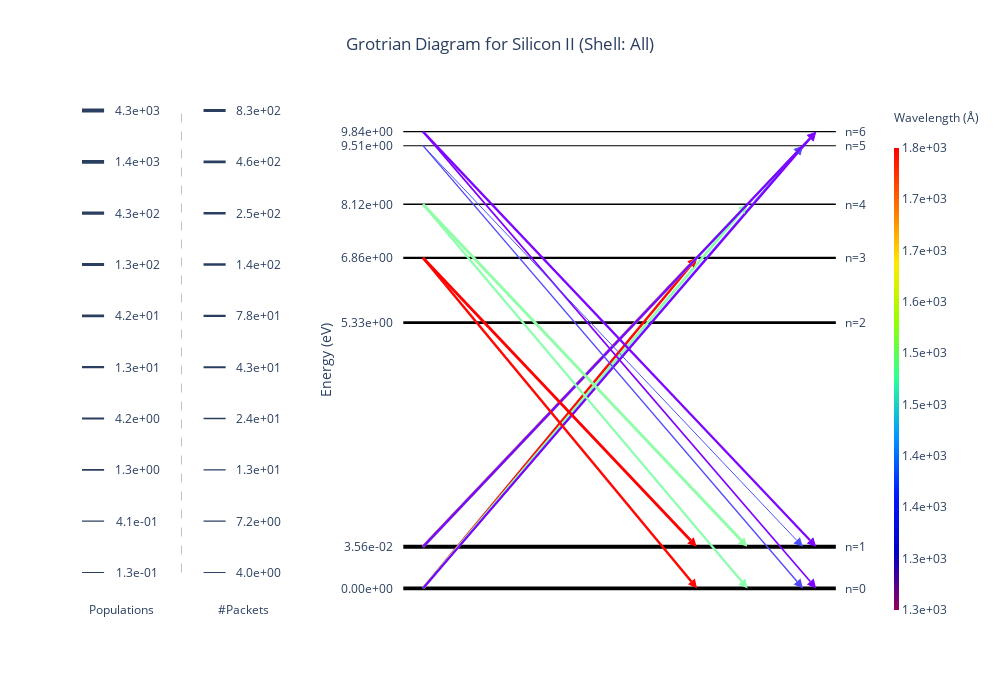

The code cell stored with this chart in its notebook:
### Code cell
diag = GrotrianWidget.from_simulation(sim)
diag.set_ion(14, 1) # Si II
diag.display()

### Figure 1 — Plotly figure (JSON) as saved in the notebook; plotly's stock layout.template omitted (floating-point values rounded to 4 significant figures)
{"data": [{"hovertemplate": "Energy: 0.00e+00 eV<br>Population: 2.24e+03<extra></extra>", "line": {"color": "black", "width": 3.814}, "mode": "lines", "showlegend": false, "type": "scatter", "x": [-0.05, 0.07222, 0.1944, 0.3167, 0.4389, 0.5611, 0.6833, 0.8056, 0.9278, 1.05], "xaxis": "x2", "y": [0, 0, 0, 0, 0, 0, 0, 0, 0, 0], "yaxis": "y2"}, {"hovertemplate": "Energy: 3.56e-02 eV<br>Population: 4.31e+03<extra></extra>", "line": {"color": "black", "width": 4.003}, "mode": "lines", "showlegend": false, "type": "scatter", "x": [-0.05, 0.07222, 0.1944, 0.3167, 0.4389, 0.5611, 0.6833, 0.8056, 0.9278, 1.05], "xaxis": "x2", "y": [0.1, 0.1, 0.1, 0.1, 0.1, 0.1, 0.1, 0.1, 0.1, 0.1], "yaxis": "y2"}, {"hovertemplate": "Energy: 5.33e+00 eV<br>Population: 5.63e+01<extra></extra>", "line": {"color": "black", "width": 2.753}, "mode": "lines", "showlegend": false, "type": "scatter", "x": [-0.05, 0.07222, 0.1944, 0.3167, 0.4389, 0.5611, 0.6833, 0.8056, 0.9278, 1.05], "xaxis": "x2", "y": [0.6397, 0.6397, 0.6397, 0.6397, 0.6397, 0.6397, 0.6397, 0.6397, 0.6397, 0.6397], "yaxis": "y2"}, {"hovertemplate": "Energy: 6.86e+00 eV<br>Population: 9.78e+00<extra></extra>", "line": {"color": "black", "width": 2.249}, "mode": "lines", "showlegend": false, "type": "scatter", "x": [-0.05, 0.07222, 0.1944, 0.3167, 0.4389, 0.5611, 0.6833, 0.8056, 0.9278, 1.05], "xaxis": "x2", "y": [0.7961, 0.7961, 0.7961, 0.7961, 0.7961, 0.7961, 0.7961, 0.7961, 0.7961, 0.7961], "yaxis": "y2"}, {"hovertemplate": "Energy: 8.12e+00 eV<br>Population: 5.35e-01<extra></extra>", "line": {"color": "black", "width": 1.412}, "mode": "lines", "showlegend": false, "type": "scatter", "x": [-0.05, 0.07222, 0.1944, 0.3167, 0.4389, 0.5611, 0.6833, 0.8056, 0.9278, 1.05], "xaxis": "x2", "y": [0.9249, 0.9249, 0.9249, 0.9249, 0.9249, 0.9249, 0.9249, 0.9249, 0.9249, 0.9249], "yaxis": "y2"}, {"hovertemplate": "Energy: 9.51e+00 eV<br>Population: 1.29e-01<extra></extra>", "line": {"color": "black", "width": 1.003}, "mode": "lines", "showlegend": false, "type": "scatter", "x": [-0.05, 0.07222, 0.1944, 0.3167, 0.4389, 0.5611, 0.6833, 0.8056, 0.9278, 1.05], "xaxis": "x2", "y": [1.066, 1.066, 1.066, 1.066, 1.066, 1.066, 1.066, 1.066, 1.066, 1.066], "yaxis": "y2"}, {"hovertemplate": "Energy: 9.84e+00 eV<br>Population: 3.68e-01<extra></extra>", "line": {"color": "black", "width": 1.304}, "mode": "lines", "showlegend": false, "type": "scatter", "x": [-0.05, 0.07222, 0.1944, 0.3167, 0.4389, 0.5611, 0.6833, 0.8056, 0.9278, 1.05], "xaxis": "x2", "y": [1.1, 1.1, 1.1, 1.1, 1.1, 1.1, 1.1, 1.1, 1.1, 1.1], "yaxis": "y2"}, {"hovertemplate": "Count: 230<br>Wavelength: 1.81e+03 Å<extra></extra>", "line": {"color": "#ff0905", "width": 2.518}, "marker": {"angleref": "previous", "color": "#ff0905", "size": 9, "symbol": "arrow-bar-up"}, "type": "scatter", "x": [0, 0.6972], "xaxis": "x2", "y": [0, 0.7961], "yaxis": "y2"}, {"hovertemplate": "Count: 234<br>Wavelength: 1.53e+03 Å<extra></extra>", "line": {"color": "#8cfead", "width": 2.525}, "marker": {"angleref": "previous", "color": "#8cfead", "size": 9, "symbol": "arrow-bar-up"}, "type": "scatter", "x": [0, 0.8256], "xaxis": "x2", "y": [0, 0.9249], "yaxis": "y2"}, {"hovertemplate": "Count: 48<br>Wavelength: 1.30e+03 Å<extra></extra>", "line": {"color": "#5247fc", "width": 1.931}, "marker": {"angleref": "previous", "color": "#5247fc", "size": 9, "symbol": "arrow-bar-up"}, "type": "scatter", "x": [0, 0.9663], "xaxis": "x2", "y": [0, 1.066], "yaxis": "y2"}, {"hovertemplate": "Count: 51<br>Wavelength: 1.26e+03 Å<extra></extra>", "line": {"color": "#8000ff", "width": 1.954}, "marker": {"angleref": "previous", "color": "#8000ff", "size": 9, "symbol": "arrow-bar-up"}, "type": "scatter", "x": [0, 1], "xaxis": "x2", "y": [0, 1.1], "yaxis": "y2"}, {"hovertemplate": "Count: 683<br>Wavelength: 1.82e+03 Å<extra></extra>", "line": {"color": "#ff0000", "width": 2.926}, "marker": {"angleref": "previous", "color": "#ff0000", "size": 9, "symbol": "arrow-bar-up"}, "type": "scatter", "x": [0, 0.6961], "xaxis": "x2", "y": [0.1, 0.7961], "yaxis": "y2"}, {"hovertemplate": "Count: 434<br>Wavelength: 1.53e+03 Å<extra></extra>", "line": {"color": "#92fda9", "width": 2.756}, "marker": {"angleref": "previous", "color": "#92fda9", "size": 9, "symbol": "arrow-bar-up"}, "type": "scatter", "x": [0, 0.8249], "xaxis": "x2", "y": [0.1, 0.9249], "yaxis": "y2"}, {"hovertemplate": "Count: 42<br>Wavelength: 1.31e+03 Å<extra></extra>", "line": {"color": "#4c50fc", "width": 1.881}, "marker": {"angleref": "previous", "color": "#4c50fc", "size": 9, "symbol": "arrow-bar-up"}, "type": "scatter", "x": [0, 0.9662], "xaxis": "x2", "y": [0.1, 1.066], "yaxis": "y2"}, {"hovertemplate": "Count: 119<br>Wavelength: 1.27e+03 Å<extra></extra>", "line": {"color": "#7c06ff", "width": 2.271}, "marker": {"angleref": "previous", "color": "#7c06ff", "size": 9, "symbol": "arrow-bar-up"}, "type": "scatter", "x": [0, 1], "xaxis": "x2", "y": [0.1, 1.1], "yaxis": "y2"}, {"hovertemplate": "Count: 239<br>Wavelength: 1.81e+03 Å<extra></extra>", "line": {"color": "#ff0905", "width": 2.533}, "marker": {"angleref": "previous", "color": "#ff0905", "size": 9, "symbol": "arrow-bar-up"}, "type": "scatter", "x": [0, 0.6972], "xaxis": "x2", "y": [0.7961, 0], "yaxis": "y2"}, {"hovertemplate": "Count: 101<br>Wavelength: 1.53e+03 Å<extra></extra>", "line": {"color": "#8cfead", "width": 2.21}, "marker": {"angleref": "previous", "color": "#8cfead", "size": 9, "symbol": "arrow-bar-up"}, "type": "scatter", "x": [0, 0.8256], "xaxis": "x2", "y": [0.9249, 0], "yaxis": "y2"}, {"hovertemplate": "Count: 10<br>Wavelength: 1.30e+03 Å<extra></extra>", "line": {"color": "#5247fc", "width": 1.343}, "marker": {"angleref": "previous", "color": "#5247fc", "size": 9, "symbol": "arrow-bar-up"}, "type": "scatter", "x": [0, 0.9663], "xaxis": "x2", "y": [1.066, 0], "yaxis": "y2"}, {"hovertemplate": "Count: 24<br>Wavelength: 1.26e+03 Å<extra></extra>", "line": {"color": "#8000ff", "width": 1.671}, "marker": {"angleref": "previous", "color": "#8000ff", "size": 9, "symbol": "arrow-bar-up"}, "type": "scatter", "x": [0, 1], "xaxis": "x2", "y": [1.1, 0], "yaxis": "y2"}, {"hovertemplate": "Count: 464<br>Wavelength: 1.82e+03 Å<extra></extra>", "line": {"color": "#ff0000", "width": 2.781}, "marker": {"angleref": "previous", "color": "#ff0000", "size": 9, "symbol": "arrow-bar-up"}, "type": "scatter", "x": [0, 0.6961], "xaxis": "x2", "y": [0.7961, 0.1], "yaxis": "y2"}, {"hovertemplate": "Count: 832<br>Wavelength: 1.53e+03 Å<extra></extra>", "line": {"color": "#92fda9", "width": 3}, "marker": {"angleref": "previous", "color": "#92fda9", "size": 9, "symbol": "arrow-bar-up"}, "type": "scatter", "x": [0, 0.8249], "xaxis": "x2", "y": [0.9249, 0.1], "yaxis": "y2"}, {"hovertemplate": "Count: 4<br>Wavelength: 1.31e+03 Å<extra></extra>", "line": {"color": "#4c50fc", "width": 1}, "marker": {"angleref": "previous", "color": "#4c50fc", "size": 9, "symbol": "arrow-bar-up"}, "type": "scatter", "x": [0, 0.9662], "xaxis": "x2", "y": [1.066, 0.1], "yaxis": "y2"}, {"hovertemplate": "Count: 120<br>Wavelength: 1.27e+03 Å<extra></extra>", "line": {"color": "#7c06ff", "width": 2.274}, "marker": {"angleref": "previous", "color": "#7c06ff", "size": 9, "symbol": "arrow-bar-up"}, "type": "scatter", "x": [0, 1], "xaxis": "x2", "y": [1.1, 0.1], "yaxis": "y2"}, {"hoverinfo": "none", "marker": {"cmax": 7.505, "cmin": 7.139, "colorbar": {"outlinewidth": 0, "thickness": 5, "ticktext": ["1.3e+03", "1.3e+03", "1.4e+03", "1.4e+03", "1.5e+03", "1.5e+03", "1.6e+03", "1.7e+03", "1.7e+03", "1.8e+03"], "tickvals": [7.139, 7.18, 7.221, 7.261, 7.302, 7.342, 7.383, 7.424, 7.464, 7.505], "title": {"font": {"size": 12}, "text": "Wavelength (Å)<br>&nbsp;"}}, "colorscale": [[0, "rgb(150,0,90)"], [0.125, "rgb(0,0,200)"], [0.25, "rgb(0,25,255)"], [0.375, "rgb(0,152,255)"], [0.5, "rgb(44,255,150)"], [0.625, "rgb(151,255,0)"], [0.75, "rgb(255,234,0)"], [0.875, "rgb(255,111,0)"], [1, "rgb(255,0,0)"]], "showscale": true}, "mode": "markers", "type": "scatter", "x": [null], "xaxis": "x2", "y": [null], "yaxis": "y2"}], "layout": {"annotations": [{"showarrow": false, "text": "n=0", "x": 1.1, "xref": "x2", "y": 0, "yref": "y2"}, {"showarrow": false, "text": "n=1", "x": 1.1, "xref": "x2", "y": 0.1, "yref": "y2"}, {"showarrow": false, "text": "n=2", "x": 1.1, "xref": "x2", "y": 0.6397, "yref": "y2"}, {"showarrow": false, "text": "n=3", "x": 1.1, "xref": "x2", "y": 0.7961, "yref": "y2"}, {"showarrow": false, "text": "n=4", "x": 1.1, "xref": "x2", "y": 0.9249, "yref": "y2"}, {"showarrow": false, "text": "n=5", "x": 1.1, "xref": "x2", "y": 1.066, "yref": "y2"}, {"showarrow": false, "text": "n=6", "x": 1.1, "xref": "x2", "y": 1.1, "yref": "y2"}, {"showarrow": false, "text": "1.3e-01", "x": 0.35, "xref": "x", "y": 0, "yref": "y"}, {"showarrow": false, "text": "4.1e-01", "x": 0.35, "xref": "x", "y": 0.1111, "yref": "y"}, {"showarrow": false, "text": "1.3e+00", "x": 0.35, "xref": "x", "y": 0.2222, "yref": "y"}, {"showarrow": false, "text": "4.2e+00", "x": 0.35, "xref": "x", "y": 0.3333, "yref": "y"}, {"showarrow": false, "text": "1.3e+01", "x": 0.35, "xref": "x", "y": 0.4444, "yref": "y"}, {"showarrow": false, "text": "4.2e+01", "x": 0.35, "xref": "x", "y": 0.5556, "yref": "y"}, {"showarrow": false, "text": "1.3e+02", "x": 0.35, "xref": "x", "y": 0.6667, "yref": "y"}, {"showarrow": false, "text": "4.3e+02", "x": 0.35, "xref": "x", "y": 0.7778, "yref": "y"}, {"showarrow": false, "text": "1.4e+03", "x": 0.35, "xref": "x", "y": 0.8889, "yref": "y"}, {"showarrow": false, "text": "4.3e+03", "x": 0.35, "xref": "x", "y": 1, "yref": "y"}, {"showarrow": false, "text": "Populations", "x": 0.28, "xref": "x", "y": -0.08, "yref": "y"}, {"showarrow": false, "text": "4.0e+00", "x": 0.9, "xref": "x", "y": 0, "yref": "y"}, {"showarrow": false, "text": "7.2e+00", "x": 0.9, "xref": "x", "y": 0.1111, "yref": "y"}, {"showarrow": false, "text": "1.3e+01", "x": 0.9, "xref": "x", "y": 0.2222, "yref": "y"}, {"showarrow": false, "text": "2.4e+01", "x": 0.9, "xref": "x", "y": 0.3333, "yref": "y"}, {"showarrow": false, "text": "4.3e+01", "x": 0.9, "xref": "x", "y": 0.4444, "yref": "y"}, {"showarrow": false, "text": "7.8e+01", "x": 0.9, "xref": "x", "y": 0.5556, "yref": "y"}, {"showarrow": false, "text": "1.4e+02", "x": 0.9, "xref": "x", "y": 0.6667, "yref": "y"}, {"showarrow": false, "text": "2.5e+02", "x": 0.9, "xref": "x", "y": 0.7778, "yref": "y"}, {"showarrow": false, "text": "4.6e+02", "x": 0.9, "xref": "x", "y": 0.8889, "yref": "y"}, {"showarrow": false, "text": "8.3e+02", "x": 0.9, "xref": "x", "y": 1, "yref": "y"}, {"showarrow": false, "text": "#Packets", "x": 0.83, "xref": "x", "y": -0.08, "yref": "y"}], "autosize": false, "height": 700, "plot_bgcolor": "white", "shapes": [{"line": {"width": 1.003}, "type": "line", "x0": 0.1, "x1": 0.2, "xref": "x", "y0": 0, "y1": 0, "yref": "y"}, {"line": {"width": 1.336}, "type": "line", "x0": 0.1, "x1": 0.2, "xref": "x", "y0": 0.1111, "y1": 0.1111, "yref": "y"}, {"line": {"width": 1.67}, "type": "line", "x0": 0.1, "x1": 0.2, "xref": "x", "y0": 0.2222, "y1": 0.2222, "yref": "y"}, {"line": {"width": 2.003}, "type": "line", "x0": 0.1, "x1": 0.2, "xref": "x", "y0": 0.3333, "y1": 0.3333, "yref": "y"}, {"line": {"width": 2.336}, "type": "line", "x0": 0.1, "x1": 0.2, "xref": "x", "y0": 0.4444, "y1": 0.4444, "yref": "y"}, {"line": {"width": 2.67}, "type": "line", "x0": 0.1, "x1": 0.2, "xref": "x", "y0": 0.5556, "y1": 0.5556, "yref": "y"}, {"line": {"width": 3.003}, "type": "line", "x0": 0.1, "x1": 0.2, "xref": "x", "y0": 0.6667, "y1": 0.6667, "yref": "y"}, {"line": {"width": 3.336}, "type": "line", "x0": 0.1, "x1": 0.2, "xref": "x", "y0": 0.7778, "y1": 0.7778, "yref": "y"}, {"line": {"width": 3.67}, "type": "line", "x0": 0.1, "x1": 0.2, "xref": "x", "y0": 0.8889, "y1": 0.8889, "yref": "y"}, {"line": {"width": 4.003}, "type": "line", "x0": 0.1, "x1": 0.2, "xref": "x", "y0": 1, "y1": 1, "yref": "y"}, {"line": {"color": "grey", "dash": "dash", "width": 0.5}, "type": "line", "x0": 0.55, "x1": 0.55, "xref": "x", "y0": 0, "y1": 1, "yref": "y"}, {"line": {"width": 1}, "type": "line", "x0": 0.65, "x1": 0.75, "xref": "x", "y0": 0, "y1": 0, "yref": "y"}, {"line": {"width": 1.222}, "type": "line", "x0": 0.65, "x1": 0.75, "xref": "x", "y0": 0.1111, "y1": 0.1111, "yref": "y"}, {"line": {"width": 1.444}, "type": "line", "x0": 0.65, "x1": 0.75, "xref": "x", "y0": 0.2222, "y1": 0.2222, "yref": "y"}, {"line": {"width": 1.667}, "type": "line", "x0": 0.65, "x1": 0.75, "xref": "x", "y0": 0.3333, "y1": 0.3333, "yref": "y"}, {"line": {"width": 1.889}, "type": "line", "x0": 0.65, "x1": 0.75, "xref": "x", "y0": 0.4444, "y1": 0.4444, "yref": "y"}, {"line": {"width": 2.111}, "type": "line", "x0": 0.65, "x1": 0.75, "xref": "x", "y0": 0.5556, "y1": 0.5556, "yref": "y"}, {"line": {"width": 2.333}, "type": "line", "x0": 0.65, "x1": 0.75, "xref": "x", "y0": 0.6667, "y1": 0.6667, "yref": "y"}, {"line": {"width": 2.556}, "type": "line", "x0": 0.65, "x1": 0.75, "xref": "x", "y0": 0.7778, "y1": 0.7778, "yref": "y"}, {"line": {"width": 2.778}, "type": "line", "x0": 0.65, "x1": 0.75, "xref": "x", "y0": 0.8889, "y1": 0.8889, "yref": "y"}, {"line": {"width": 3}, "type": "line", "x0": 0.65, "x1": 0.75, "xref": "x", "y0": 1, "y1": 1, "yref": "y"}], "showlegend": false, "title": {"text": "Grotrian Diagram for Silicon II (Shell: All)", "x": 0.5}, "width": 1000, "xaxis": {"anchor": "y", "domain": [0, 0.258], "fixedrange": true, "showticklabels": false}, "xaxis2": {"anchor": "y2", "domain": [0.398, 1], "fixedrange": true, "showticklabels": false}, "yaxis": {"anchor": "x", "domain": [0, 1], "fixedrange": true, "showticklabels": false}, "yaxis2": {"anchor": "x2", "domain": [0, 1], "fixedrange": true, "range": [0, null], "tickmode": "array", "ticktext": ["0.00e+00", "3.56e-02", "5.33e+00", "6.86e+00", "8.12e+00", "9.51e+00", "9.84e+00"], "tickvals": [0, 0.1, 0.6397, 0.7961, 0.9249, 1.066, 1.1], "title": {"standoff": 5, "text": "Energy (eV)"}}}}
